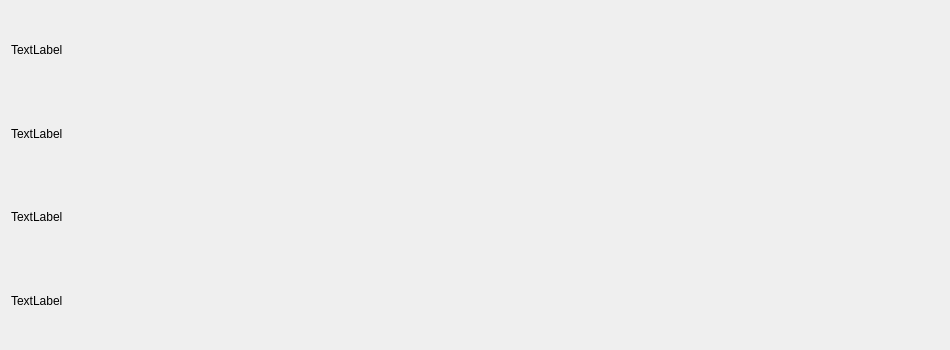
<?xml version="1.0" encoding="UTF-8"?>
<ui version="4.0">
 <class>InfoDialog</class>
 <widget class="QDialog" name="InfoDialog">
  <property name="geometry">
   <rect>
    <x>0</x>
    <y>0</y>
    <width>950</width>
    <height>350</height>
   </rect>
  </property>
  <property name="windowTitle">
   <string>Info</string>
  </property>
  <layout class="QHBoxLayout" name="horizontalLayout">
   <item>
    <layout class="QVBoxLayout" name="layout">
     <item>
      <widget class="QLabel" name="label_2">
       <property name="text">
        <string>TextLabel</string>
       </property>
      </widget>
     </item>
     <item>
      <widget class="QLabel" name="label_3">
       <property name="text">
        <string>TextLabel</string>
       </property>
      </widget>
     </item>
     <item>
      <widget class="QLabel" name="label_4">
       <property name="text">
        <string>TextLabel</string>
       </property>
      </widget>
     </item>
     <item>
      <widget class="QLabel" name="label_5">
       <property name="text">
        <string>TextLabel</string>
       </property>
      </widget>
     </item>
    </layout>
   </item>
   <item>
    <layout class="QVBoxLayout" name="plotLayout"/>
   </item>
  </layout>
 </widget>
 <resources/>
 <connections/>
</ui>
